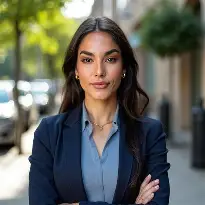
#> input picture BewerberInnen_Bilder/OIP (1).jpg, 205 x 205 px
$ python -i image_bias_analysis.py   (imports and definitions only)
#> lines starting #> are read from the running program, lines starting #| are printed output that depends on the picture; after the words box and inside, x2 and y2 are one past the last pixel; in counts of white or black regions, pixels touching at a corner belong together
#> further down, picture is the input picture: shape (205, 205, 3); mean B, G, R 90.1, 100.1, 98.3
import cv2
import numpy as np
from sklearn.cluster import KMeans
from PIL import Image

# --------------------------------------------------
# Helper: Convert uploaded image to OpenCV format
# --------------------------------------------------
# [139 lines left out: functions load_image, analyze_skin_tone, analyze_age, analyze_gender_expression, analyze_image_bias, analyze_clothing_style, not called in this run]
# --------------------------------------------------
# Kategorie: Visible Religious Symbols (Heuristik)
# --------------------------------------------------
def analyze_religious_symbols(image):
    gray = cv2.cvtColor(image, cv2.COLOR_BGR2GRAY)
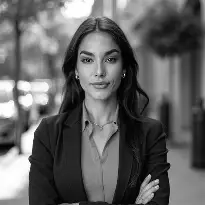
#> gray: shape (205, 205); min 0, max 255, mean 98.4
    blurred = cv2.GaussianBlur(gray, (5, 5), 0)
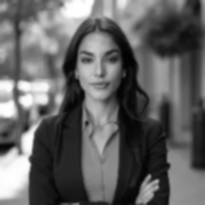
#> blurred: shape (205, 205); min 2, max 255, mean 98.4

    # Kantenextraktion
    edges = cv2.Canny(blurred, 80, 130)
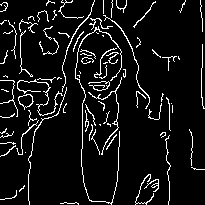
#> edges: shape (205, 205); 7.7% white in thin lines or dots

    # 1) Kreuz: rechtwinklige Linien erkennen
    lines = cv2.HoughLinesP(edges, 1, np.pi/180, threshold=60, minLineLength=30, maxLineGap=10)
#> lines = [[3, 155, 65, 93], [81, 166, 82, 103]]
    has_cross = False

    if lines is not None and len(lines) > 1:
        # vereinfachtes Kreuz-Matching: zwei Linien in unterschiedlicher Orientierung
        orientations = []
        for l in lines[:5]:
            x1, y1, x2, y2 = l[0]
            orientations.append(abs(x2 - x1) > abs(y2 - y1))  # True=horizontal, False=vertikal
#> this loop made 2 passes
#> after the loop, orientations = [False, False]

        if True in orientations and False in orientations:
            has_cross = True

    # 2) Kopftuch: große einfarbige Fläche im oberen Teil
    upper = image[:image.shape[0]//3]
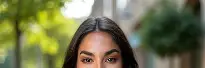
#> upper: shape (68, 205, 3); mean B, G, R 76.2, 114.8, 113.4
    color_std = np.std(upper)
#> color_std = 63.76
    has_headscarf = color_std < 18  # einfarbig
#> has_headscarf = False

    # 3) Kippa: kleiner dunkler Kreis am Kopf
    head = upper
    circles = cv2.HoughCircles(
        cv2.cvtColor(head, cv2.COLOR_BGR2GRAY),
        cv2.HOUGH_GRADIENT, 1, 20, param1=40, param2=20,
        minRadius=5, maxRadius=30
    )
#> circles = [[98.5, 39.5, 23.9], [50.5, 43.5, 23.9], [173.5, 32.5, 27.1], [73.5, 24.5, 17.2], [177.5, 62.5, 29.3], [32.5, 52.5, 11.4], [44.5, 15.5, 12.2], [122.5, 27.5, 11.6], [77.5, 4.5, 18.3]]
    has_kippa = circles is not None
#> has_kippa = True

    if has_cross:
        result = "Kreuzsymbol sichtbar"
    elif has_headscarf:
        result = "Kopftuch erkennbar"
    elif has_kippa:
        result = "Kippa erkennbar"
    else:
        result = "Keine religiösen Symbole sichtbar"

    return {
        "category": "Visible Religious Symbols",
        "result": result,
        "confidence": 0.5,
        "explanation": "Form- und Farb-Hinweise wurden analysiert, keine Identitätszuordnung.",
        "ethical_note": "Es werden nur sichtbare Accessoires analysiert – keine Rückschlüsse auf Religion."
    }
# --------------------------------------------------
# Kategorie: Body Shape Appearance
# --------------------------------------------------
# [56 lines left out: functions analyze_body_shape, analyze_image_bias, not called in this run]

>>> import cv2
>>> picture = cv2.imread('../BewerberInnen_Bilder/OIP (1).jpg')
>>> result = analyze_religious_symbols(picture)
#> result = 5 items

$ run again, on BewerberInnen_Bilder/OIP (10).jpg
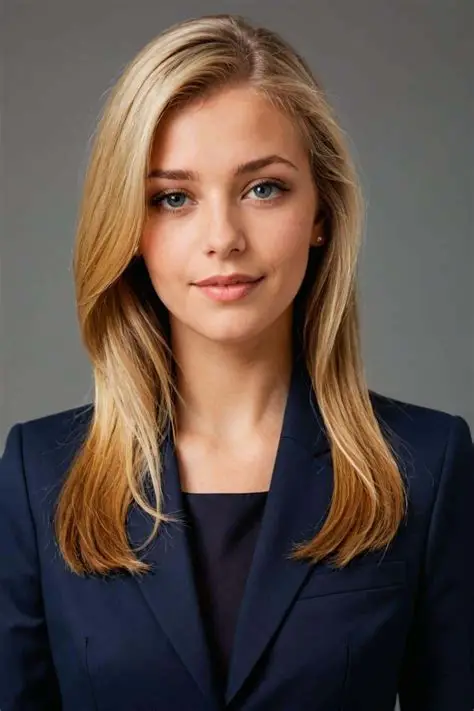
#> input picture BewerberInnen_Bilder/OIP (10).jpg, 474 x 711 px
#> picture is the input picture: shape (711, 474, 3); mean B, G, R 72, 79.9, 95.1
#> in analyze_religious_symbols, `edges = cv2.Canny(blurred, 80, 130)`:
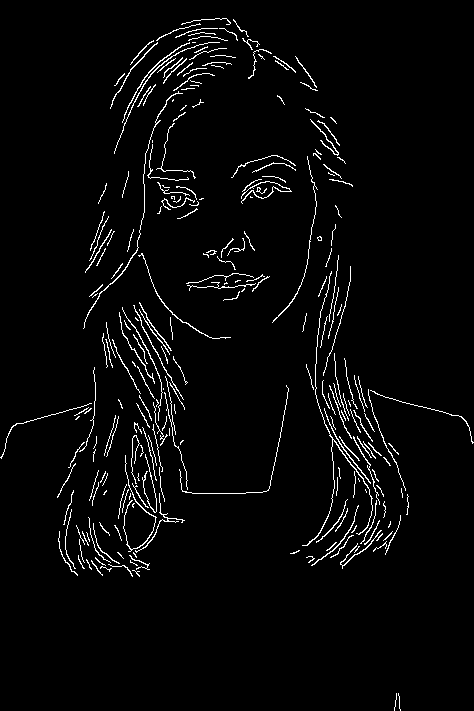
#> edges: shape (711, 474); 3.1% white in thin lines or dots
#> lines = 83 rows, first 6: [131, 461, 135, 423], [144, 212, 144, 164], [133, 507, 134, 477], [177, 75, 187, 22], [344, 358, 357, 427], [335, 370, 341, 402]
#> the loop in analyze_religious_symbols, `for l in lines[:5]:` made 5 passes
#> after the loop in analyze_religious_symbols, `for l in lines[:5]:`: orientations = [False, False, False, False, False]
#> in analyze_religious_symbols, `upper = image[:image.shape[0]//3]`:
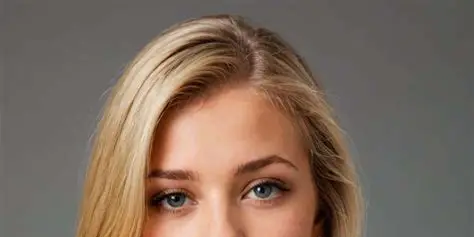
#> upper: shape (237, 474, 3); mean B, G, R 93.4, 107.2, 126.3
#> color_std = 41.04
#> has_headscarf = False
#> circles = 48 rows, first 8: [282.5, 84.5, 27.2], [190.5, 78.5, 29.4], [124.5, 181.5, 29.3], [139.5, 111.5, 29.4], [123.5, 153.5, 27.2], [275.5, 122.5, 29.4], [166.5, 203.5, 29.3], [216.5, 46.5, 21.6]
#> has_kippa = True
#> result = 5 items

$ run again, on BewerberInnen_Bilder/OIP (2).jpg
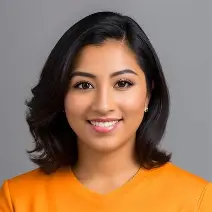
#> input picture BewerberInnen_Bilder/OIP (2).jpg, 212 x 212 px
#> picture is the input picture: shape (212, 212, 3); mean B, G, R 91.1, 115.8, 147.6
#> in analyze_religious_symbols, `edges = cv2.Canny(blurred, 80, 130)`:
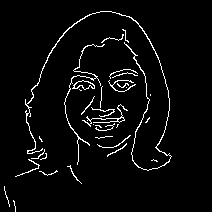
#> edges: shape (212, 212); 4% white in thin lines or dots, all inside (x1, y1, x2, y2) = (4, 11, 172, 212)
#> lines = None
#> in analyze_religious_symbols, `upper = image[:image.shape[0]//3]`:
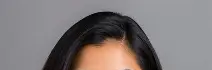
#> upper: shape (70, 212, 3); mean B, G, R 120.3, 120.7, 127.6
#> color_std = 54.06
#> has_headscarf = False
#> circles = [[118.5, 40.5, 26.1], [97.5, 57.5, 29.4], [138.5, 61.5, 11.1]]
#> has_kippa = True
#> result = 5 items

$ run again, on BewerberInnen_Bilder/OIP (5).jpg
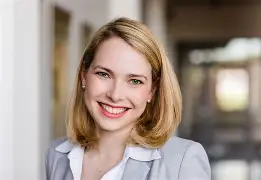
#> input picture BewerberInnen_Bilder/OIP (5).jpg, 261 x 180 px
#> picture is the input picture: shape (180, 261, 3); mean B, G, R 136.4, 146.3, 161.2
#> in analyze_religious_symbols, `edges = cv2.Canny(blurred, 80, 130)`:
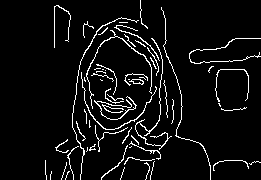
#> edges: shape (180, 261); 6% white in thin lines or dots, all inside (x1, y1, x2, y2) = (45, 0, 261, 180)
#> lines = [[72, 121, 78, 70], [159, 97, 162, 62]]
#> the loop in analyze_religious_symbols, `for l in lines[:5]:` made 2 passes
#> after the loop in analyze_religious_symbols, `for l in lines[:5]:`: orientations = [False, False]
#> in analyze_religious_symbols, `upper = image[:image.shape[0]//3]`:
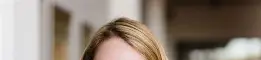
#> upper: shape (60, 261, 3); mean B, G, R 117.1, 129.3, 142.5
#> color_std = 70.58
#> has_headscarf = False
#> circles = [[109.5, 57.5, 29.3], [132.5, 9.5, 23.6], [138.5, 41.5, 9.1]]
#> has_kippa = True
#> result = 5 items
